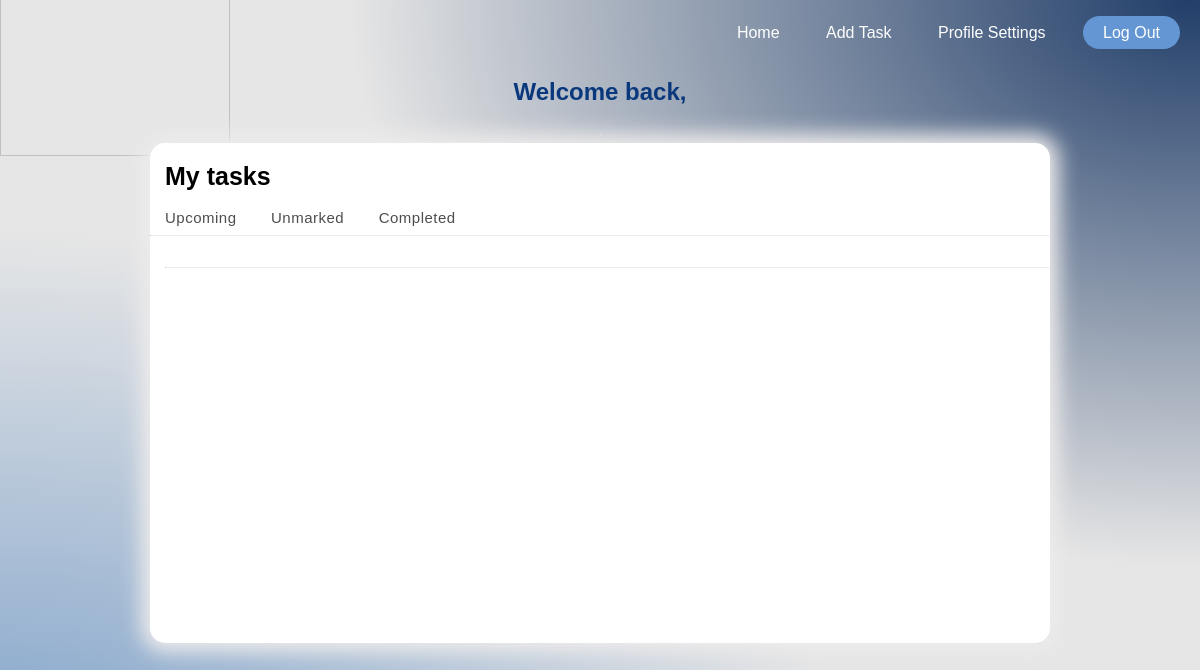
/Home/AdminHome/, run on an earlier commit of the app's database.
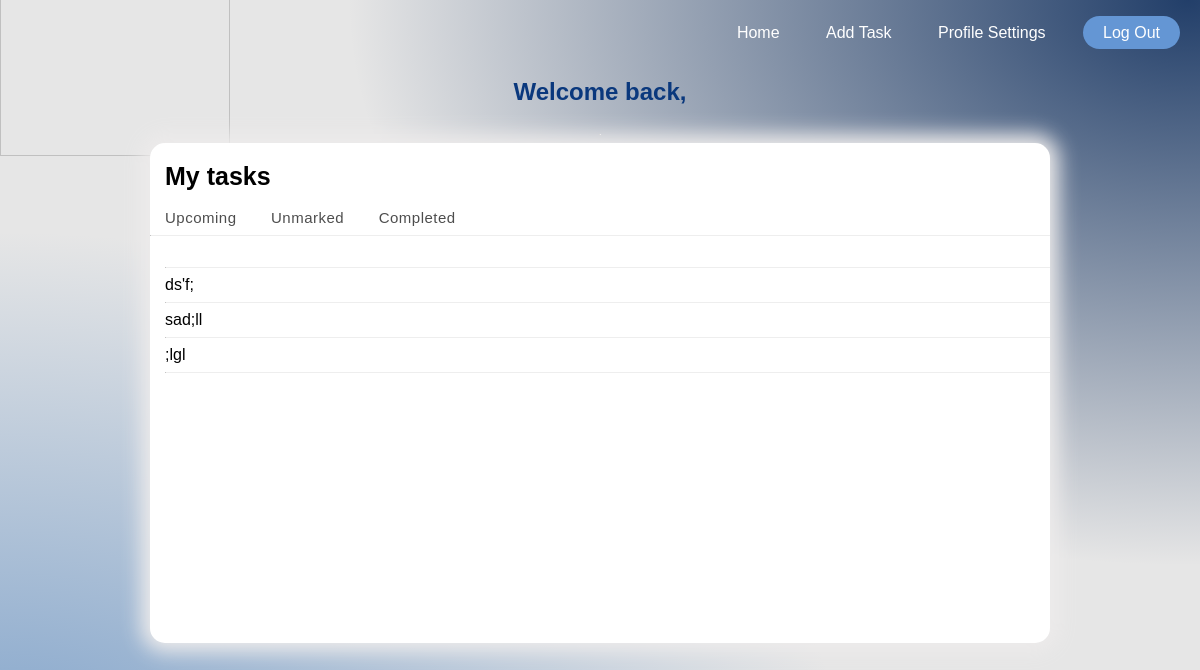
And on a later commit of the database.
### tasks/models.py (models this page shows, shortened)
class Task(models.Model):
    Taskiid = models.IntegerField(null=True)
    title = models.CharField(max_length=55,null=True)
    teacher = models.CharField(max_length=55,null=True)
    choose = models.CharField(max_length=6, choices=x,null=True)
    Description = models.TextField(max_length=160, blank=True, null=True)
    admin = models.CharField(max_length=15,null=True)
    completed = models.BooleanField(default=False,null=True)

### tasks/views.py (the view)
# urls.py: path('AdminHome/', views.showTask,name='showTask'),
def showTask(request):
    task =Task.objects.all()
    return render(request, 'AdminHome/AdminHome.html',{'task':task})

### templates/AdminHome/AdminHome.html (shortened to what this page needs)
{%extends 'navbar.html'%}
{%block content%}
{%load static%}
<link rel="stylesheet" href="{%static 'css/AdminHome.css' %}"></link>
<!doctype html>
<html>
<head>
</head>
<body>
    <header>
        <h2 style="text-align: center;color:#0a387d"> Welcome back, </h2>
    </header>
    <hr>
    <div class="table">
    <h3><a class ="thead" href="ViewList.html">My tasks</a></h3>
<nav>
    <a href="#"class="links" onclick="upcoming()">Upcoming</a>
    <a href = "#"class="links" onclick="overdue()">Unmarked</a>
    <a href="#"class="links" onclick="completed()">Completed</a>
        </nav>
        <hr>
        <div class="tasks">
        <div id="upcom" class="st">
            {% for task in task %}
            <hr>
            <a href="{% url 'task_detail' taskid=task.id %}">{{ task.title }}</a>
            <br>
        {% endfor %}
            <hr>
         </div>
        </div>
    </div>
{%load static%}
</body>
</html>
{%endblock content%}

What changed in the data, as far as the page shows it:
added Task: title "ds'f;"
added Task: title "sad;ll"
added Task: title ";lgl"
